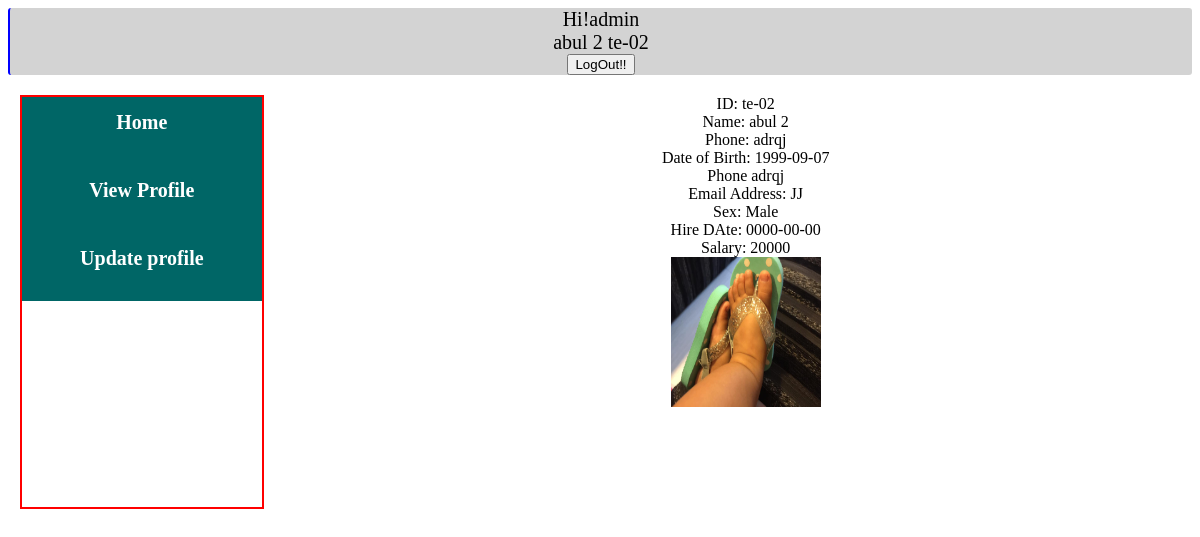
Page /module/teacher/viewProfile.php (signed in) on the committed database.
### tables this page shows
CREATE TABLE IF NOT EXISTS `teachers` (
  `id` varchar(20) NOT NULL,
  `name` varchar(20) NOT NULL,
  `password` varchar(20) NOT NULL,
  `phone` varchar(13) NOT NULL,
  `email` varchar(20) NOT NULL,
  `address` varchar(30) NOT NULL,
  `gender` varchar(7) NOT NULL,
  `dob` date NOT NULL,
  `hiredate` date NOT NULL,
  `salary` double NOT NULL
);

### module/teacher/viewProfile.php (the view, shortened to what this page needs)
<?php
$id=$_SESSION['login_id'];
$servername = "localhost";
$username = "root";
$password = "";
$dbname = "schoolmanagementsystem";
$conn = mysqli_connect($servername, $username, $password, $dbname);
$session=mysqli_query($conn,"SELECT name  FROM teachers WHERE id='$id' ");
$row=mysqli_fetch_array($session);
$login_session = $loged_user_name = $row['name'];
?>
<html>
<head>
		<link rel="stylesheet" type="text/css" href="New Text Document.css"/>
	</head>
<body>
<div id="logsession" >
		<p>Hi!admin <br><?php echo "  ".$loged_user_name."  ".$id." " ;?> </font><br>
		<a href="logout.php"><button type="button">LogOut!!</button></a>
		</p>
	</div>
	<div>
		<div id="menu" style="float: left;  border:2px solid red;">
			<div class="column"><a href="index.php" >Home</a></div><br>
			<div class="column"><a href="viewProfile.php" >View Profile</a></div><br>
			<div class="column"><a href="updateTeacher.php" >Update profile</a></div><br>
		</div>
	</div>
<div class ="header">
<?php
$sql = "SELECT * FROM teachers WHERE id='$id';";
$result = $conn->query($sql);
if ($result->num_rows > 0) {
    while($row = $result->fetch_assoc()) {
   echo "<center>";
   $picname=$row['id'];
   $images_dir="../images/";
   echo "ID: ".$row['id']."<br />";
   echo "Name: ".$row['name']."<br />";
   echo "Phone: ".$row['phone']."<br />";
   echo "Date of Birth: ".$row['dob']."<br />";
   echo "Phone ".$row['phone']."<br />";
   echo "Email Address: ".$row['email']."<br />";
   echo "Sex: ".$row['gender']."<br />";
   echo "Hire DAte: ".$row['hiredate']."<br />";
   echo "Salary: ".$row['salary']."<br />";
   echo "<img src='".$images_dir.$picname.".jpg' alt='$picname' width='150' height='150'>";
   echo "</center>";
}
}
?>
</div>
</body>
</html>

### module/teacher/New Text Document.css (style rules this page uses)
#logsession { padding-top:0%; margin-bottom:10px; }
p { border-left: 2px solid blue; border-radius: 3px; background-color: lightgrey; text-align: center; font-size: 20px; }
#menu { border: 2px gray; margin-left:1%; margin-right:3%; height:410px; width:240px; }
.column { background-color: #006666; font-size:20px; padding: 14px 25px; text-align: center; display: inline-block; width:190px; height:40px; }
a:link { text-decoration:none; }
a { color:white; font-weight:bold; }

### rows in the picture
teachers: name "abul 2", id "te-02", phone "adrqj", dob "1999-09-07", email "JJ", gender "Male", hiredate "0000-00-00", salary "20000", id (picture)

### other values in the picture
$id "te-02"
